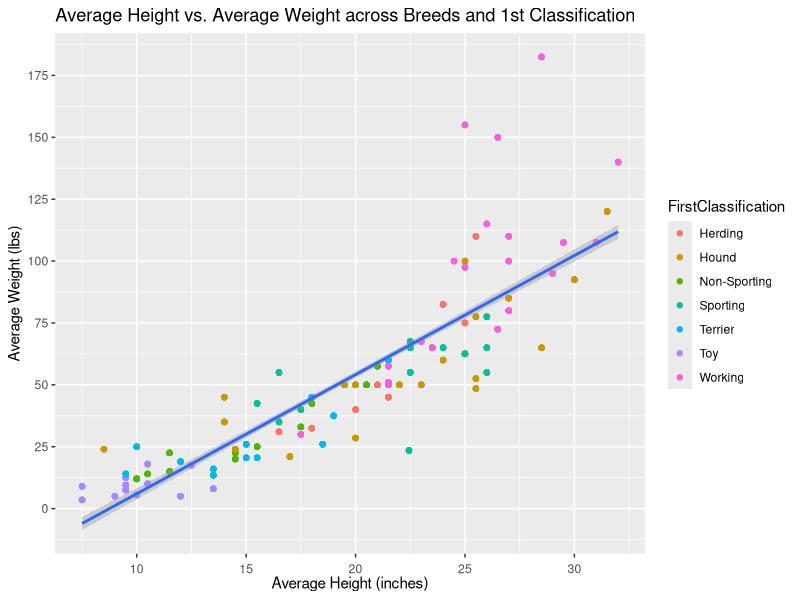
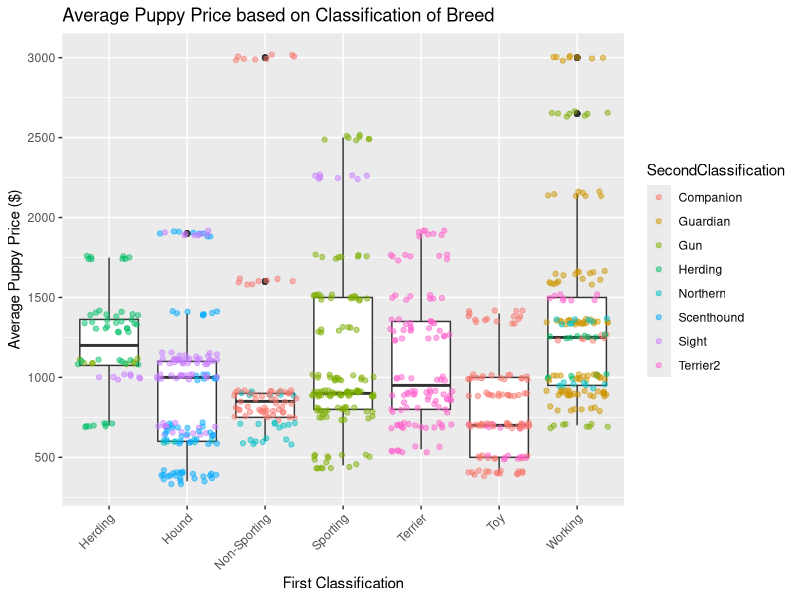
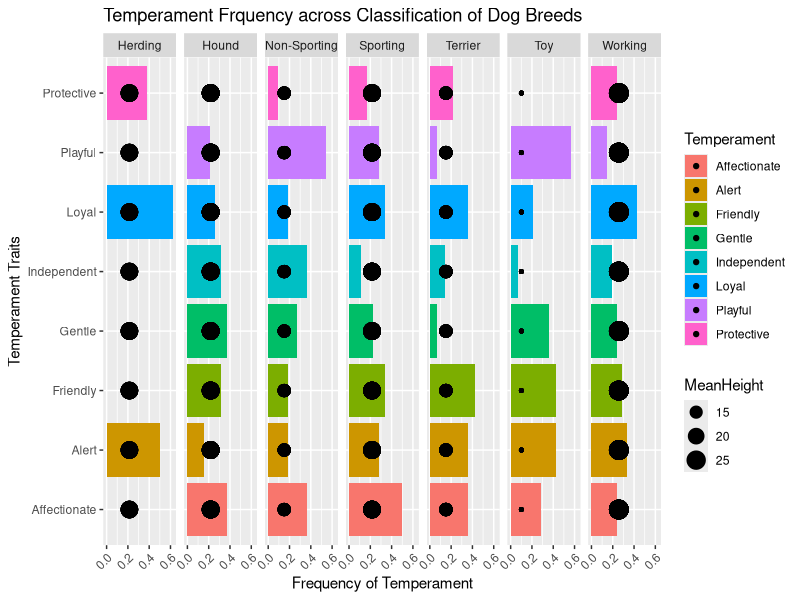

Source code (R) for these figures, in order:
## ---- chunk 1
knitr::opts_chunk$set(echo = TRUE, eval = TRUE, fig.align = "center", warning = F, message = F,
tidy=TRUE, tidy.opts=list(width.cutoff=60), R.options=list(max.print=100))
## ---- chunk 2
library(tidyverse)
data1 <- read_csv("AKC_Breed_Info.csv")
data2 <- read_csv("Dog_Breed_Characteristics.csv")
## ---- chunk 3
# pivot_longer and pivot_wider will be used to reshape the datasets in the wrangling section.  
## ---- chunk 4
joined_data <- inner_join(data1, data2, by = c("Breed"="BreedName"))
joined_data %>% nrow
anti_join(data1, data2, by=c("Breed" = "BreedName")) %>% nrow
anti_join(data2, data1, by=c("BreedName" = "Breed")) %>% nrow
full_join(data1, data2, by=c("Breed" = "BreedName")) %>% nrow
## ---- chunk 5
# renaming and deleting irrelevant variables 
joined_data <- joined_data %>% mutate(Group2 = str_replace_all(Group2, "Terrier", "Terrier2")) %>%
  mutate(Group1 = str_replace_all(Group1, "[ ]", "-"))
joined_data <- joined_data %>% pivot_longer(7:8, names_to = "GroupingNumber", values_to = "GroupClassification")
joined_data <- joined_data %>% select(-AltBreedName, -MaleWtKg, -MalaysiaGuardedDog, -MalaysiaProhibitedDog, -MalaysiaPopularity, -PopularityUS2017)
joined_data <- joined_data %>% rename(LowHeightInches = height_low_inches) %>% 
  rename(HighHeightInches = height_high_inches) %>% rename(LowWeightLbs = weight_low_lbs) %>%
  rename(HighWeightLbs = weight_high_lbs) %>% rename(Temperament = Temperment) %>% 
  rename(IntelligenceRating = Intelligence)

# selecting relevant temperament 
joined_data <- joined_data %>% separate_rows(Temperament, sep = ", ") %>% 
  mutate(Indicator = 1, .after = Temperament) %>% pivot_wider(names_from = Temperament, values_from = Indicator)
joined_data <- joined_data %>% select(Breed:GroupClassification, Alert, Friendly, Affectionate, Loyal, Gentle, 
                          Independent, Protective, Playful) 

# creating indicator values for each temperament 
joined_data <- joined_data %>% mutate(Alert = ifelse(is.na(Alert), 0, Alert)) %>% 
  mutate(Friendly = ifelse(is.na(Friendly), 0, Friendly)) %>%
  mutate(Affectionate = ifelse(is.na(Affectionate), 0, Affectionate)) %>% 
  mutate(Loyal = ifelse(is.na(Loyal), 0, Loyal)) %>%
  mutate(Gentle = ifelse(is.na(Gentle), 0, Gentle)) %>% 
  mutate(Independent = ifelse(is.na(Independent), 0, Independent)) %>%
  mutate(Protective = ifelse(is.na(Protective), 0, Protective)) %>%
  mutate(Playful = ifelse(is.na(Playful), 0, Playful))

# tidying data 
joined_data <- joined_data %>% pivot_wider(names_from = GroupingNumber, values_from = GroupClassification) %>%
  mutate(FirstClassification = Group1, .after = Watchdog) %>% 
  mutate(SecondClassification = Group2, .after = FirstClassification) %>% select(-Group1, -Group2)

# editing bad data value (which was entered in centimeters instead of inches)
clean_joined_data <- joined_data %>% filter(!is.na(LowHeightInches))
vizsla_data <- clean_joined_data %>% filter(Breed == "Vizsla") %>% mutate(LowHeightInches = LowHeightInches/2.54) %>% 
  mutate(HighHeightInches = HighHeightInches/2.54)
clean_joined_data <- clean_joined_data %>% filter(Breed != "Vizsla")
clean_joined_data <- rbind(clean_joined_data, vizsla_data)

# creating a variable for average height and weight 
clean_joined_data <- clean_joined_data %>% mutate(AvgHeightInches = (LowHeightInches+HighHeightInches)/2, .after="Breed") %>% mutate(AvgWeightLbs = (LowWeightLbs+HighWeightLbs)/2, .after="HighHeightInches")

# tidying data
clean_joined_data <- clean_joined_data %>% pivot_longer(13:20, names_to = "Temperament", values_to = "Indicator")
clean_joined_data <- clean_joined_data %>% group_by(Breed, FirstClassification) %>% arrange(desc(AvgPupPrice))

# insertion of average height based on first classification into joined_data 
temp <- clean_joined_data %>% group_by(FirstClassification) %>% 
  summarize(MeanHeight = mean(AvgHeightInches, na.rm = TRUE))
clean_joined_data <- left_join(clean_joined_data, temp)
## ---- chunk 6
# Minimum, maximum, and average height across first classification of dog breed
clean_joined_data %>% group_by(FirstClassification) %>% summarize(AvgHeight = mean(AvgHeightInches, na.rm = TRUE), 
          MinHeight = min(LowHeightInches, na.rm = TRUE), 
          MaxHeight = max(HighHeightInches, na.rm = TRUE)) %>% knitr::kable()

# Minimum, maximum, and average weight across first classification of dog breed
clean_joined_data %>% group_by(FirstClassification) %>% summarize(AvgWeight = mean(AvgWeightLbs, na.rm = TRUE), 
          MinWeight = min(LowWeightLbs, na.rm = TRUE), 
          MaxWeight = max(HighWeightLbs, na.rm = TRUE)) %>% knitr::kable()

# Average puppy price across both classifications of dog breed
clean_joined_data %>% group_by(FirstClassification, SecondClassification) %>% 
  summarize(AvgPrice = mean(AvgPupPrice, na.rm = TRUE)) %>% knitr::kable()

# Standard deviation of puppy price across first classification of dog breed 
clean_joined_data %>% group_by(FirstClassification) %>% 
  summarize(StdDevPrice = sd(AvgPupPrice, na.rm = TRUE)) %>% knitr::kable()

# Average and standard deviation of intelligence ratings across first classification of dog breed
clean_joined_data %>% group_by(FirstClassification) %>% 
  summarize(AvgIntelligence = mean(IntelligenceRating, na.rm = TRUE), 
            StdDevIntelligence = sd(IntelligenceRating, na.rm = TRUE)) %>% knitr::kable()

# Average watchdog rating across both classifications of dog breed 
clean_joined_data %>% group_by(FirstClassification, SecondClassification) %>% 
  summarize(AvgWatchdogScore = mean(Watchdog, na.rm = TRUE)) %>% 
  arrange(desc(AvgWatchdogScore)) %>% knitr::kable()

# Frequency of temperament occurrence (using Indicator) across first classification of dog breeds
clean_joined_data %>% group_by(Temperament, FirstClassification) %>% summarize(Frequency = mean(Indicator)) %>% 
  arrange(desc(Frequency))
## ---- chunk 7
# Counts for each breed entry/row
clean_joined_data %>% ungroup() %>% count(Breed)

# Counts for first classification of breed
clean_joined_data %>% ungroup() %>% count(FirstClassification) %>% knitr::kable()

# Counts for second classification of breed 
clean_joined_data %>% ungroup() %>% count(SecondClassification) %>% knitr::kable()

# Counts for temperament occurrence across breeds
clean_joined_data %>% group_by(Temperament) %>% summarize(Frequency = sum(Indicator)) %>% knitr::kable()
## ---- chunk 8
# Minimum, maximum, and average height
clean_joined_data %>% ungroup() %>% summarize(AvgHeight = mean(AvgHeightInches, na.rm = TRUE), 
          MinHeight = min(LowHeightInches, na.rm = TRUE), 
          MaxHeight = max(HighHeightInches, na.rm = TRUE)) %>% knitr::kable()

# Minimum, maximum, and average weight
clean_joined_data %>% ungroup() %>% summarize(AvgWeight = mean(AvgWeightLbs, na.rm = TRUE), 
          MinWeight = min(LowWeightLbs, na.rm = TRUE), 
          MaxWeight = max(HighWeightLbs, na.rm = TRUE)) %>% knitr::kable()

# Average and standard deviation of puppy price 
clean_joined_data %>% ungroup() %>% summarize(AvgPrice = mean(AvgPupPrice, na.rm = TRUE), 
                          StdDevPrice = sd(AvgPupPrice, na.rm = TRUE)) %>% knitr::kable() 

# Average and standard deviation of intelligence ratings 
clean_joined_data %>% ungroup() %>% summarize(AvgIntelligence = mean(IntelligenceRating, na.rm = TRUE), 
            StdDevIntelligence = sd(IntelligenceRating, na.rm = TRUE)) %>% knitr::kable()

# Average watchdog rating
clean_joined_data %>% ungroup() %>% summarize(AvgWatchdogScore = mean(Watchdog, na.rm = TRUE)) %>% knitr::kable()

# Frequency of temperament occurrence (using Indicator)
clean_joined_data %>% group_by(Temperament) %>% summarize(Frequency = mean(Indicator)) %>% 
  arrange(desc(Frequency)) %>% knitr::kable()


# NA count across numerical and categorical variables (excluding AvgHeightInches and AvgWeightLbs)
joined_data %>% pivot_longer(11:18, names_to = "Temperament", values_to = "Indicator") %>%
  summarize_all(function(x) sum(is.na(x)))

## NOTE: AvgHeightInches and AvgWeightLbs were calculated and added to the joined dataset  
## after removing NAs from the height/weight columns.

# NA count for all variables after cleaning some NA values. 
clean_joined_data %>% ungroup() %>% summarize_all(function(x) sum(is.na(x)))
## ---- chunk 9
library(ggplot2)
## ---- chunk 10
# Plot 1
# Height vs. Weight  
clean_joined_data %>% ggplot(aes(x=AvgHeightInches, y = AvgWeightLbs)) + 
  geom_point(aes(color = FirstClassification)) + 
  geom_smooth(method = "lm") + 
  scale_x_continuous(breaks = seq(0,60,5)) + scale_y_continuous(breaks = seq(0,200,25)) + 
  theme(axis.text.x = element_text(hjust=0.5, vjust = -0.25)) + 
  ggtitle("Average Height vs. Average Weight across Breeds and 1st Classification") + 
  xlab("Average Height (inches)") + ylab("Average Weight (lbs)")

clean_joined_data %>% ungroup() %>% summarize(cor(AvgHeightInches, AvgWeightLbs, use = "pair"))
## ---- chunk 11
# Plot 2
# First classification vs. Pup Price 
clean_joined_data %>% ggplot(aes(x=FirstClassification, y=AvgPupPrice)) + geom_boxplot() + 
  geom_jitter(alpha = 0.5, aes(color = SecondClassification)) + 
  scale_y_continuous(breaks = seq(0, 3000, 500)) + 
  theme(axis.text.x = element_text(angle = 45, hjust=1)) + 
  ggtitle("Average Puppy Price based on Classification of Breed") + 
  xlab("First Classification") + ylab("Average Puppy Price ($)")
## ---- chunk 12
# Plot 3
# Temperament Frequency vs. First Classification 
clean_joined_data %>% ggplot(aes(x=Temperament, fill = Temperament)) + 
  geom_bar(aes(y=Indicator), stat = "summary", fun = mean) + 
  geom_point(aes(y = MeanHeight/100, size = MeanHeight)) + 
  facet_grid(~FirstClassification) + 
  theme(axis.text.x = element_text(angle = 45, hjust=1)) + 
  ggtitle("Temperament Frquency across Classification of Dog Breeds") + 
  xlab("Temperament Traits") + ylab("Frequency of Temperament") + coord_flip()
